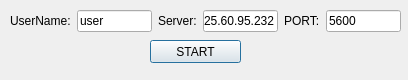
<?xml version="1.0" encoding="UTF-8"?>
<ui version="4.0">
 <class>Dialog</class>
 <widget class="QDialog" name="Dialog">
  <property name="geometry">
   <rect>
    <x>0</x>
    <y>0</y>
    <width>408</width>
    <height>80</height>
   </rect>
  </property>
  <property name="windowTitle">
   <string>Select Your Name</string>
  </property>
  <property name="windowIcon">
   <iconset resource="res.qrc">
    <normaloff>:/icons/main.png</normaloff>:/icons/main.png</iconset>
  </property>
  <widget class="QPushButton" name="pushButton">
   <property name="geometry">
    <rect>
     <x>150</x>
     <y>40</y>
     <width>91</width>
     <height>23</height>
    </rect>
   </property>
   <property name="text">
    <string>START</string>
   </property>
  </widget>
  <widget class="QWidget" name="layoutWidget">
   <property name="geometry">
    <rect>
     <x>10</x>
     <y>10</y>
     <width>391</width>
     <height>22</height>
    </rect>
   </property>
   <layout class="QHBoxLayout" name="horizontalLayout">
    <item>
     <widget class="QLabel" name="label">
      <property name="text">
       <string>UserName:</string>
      </property>
     </widget>
    </item>
    <item>
     <widget class="QLineEdit" name="lineEdit">
      <property name="text">
       <string>user</string>
      </property>
     </widget>
    </item>
    <item>
     <widget class="QLabel" name="label_2">
      <property name="text">
       <string>Server:</string>
      </property>
     </widget>
    </item>
    <item>
     <widget class="QLineEdit" name="lineEdit_2">
      <property name="text">
       <string>25.60.95.232</string>
      </property>
     </widget>
    </item>
    <item>
     <widget class="QLabel" name="label_3">
      <property name="text">
       <string>PORT:</string>
      </property>
     </widget>
    </item>
    <item>
     <widget class="QLineEdit" name="lineEdit_3">
      <property name="text">
       <string>5600</string>
      </property>
     </widget>
    </item>
   </layout>
  </widget>
 </widget>
 <resources>
  <include location="res.qrc"/>
 </resources>
 <connections/>
</ui>
